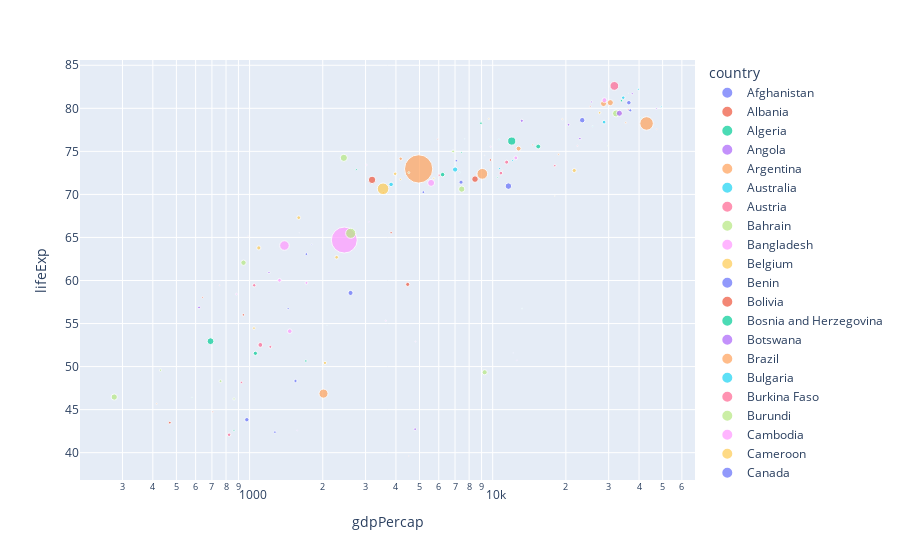

The code cell stored with this chart in its notebook:
### Markdown cell above
### Problem 5

#### Limit to the year 2007

Limit the data to the year 2007 and create a scatterplot of GDP vs. Life Expectancy, color by country, size the points by population and use a logarithmic transform on the x-axis. 

Use the `plt.savefig()` method to save the image as `img5.png` in the `images` folder.

### Code cell
px.scatter(gapminder[gapminder['year'] == 2007], x = 'gdpPercap', y = 'lifeExp', color = 'country', size = 'pop', log_x = True)
